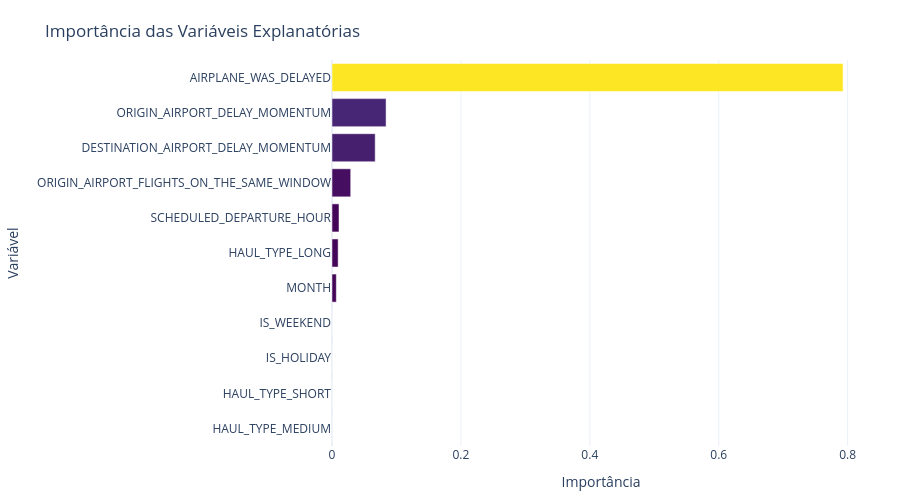

The cell this chart's notebook holds for it:
### Markdown cell above
**Que características aumentam a chance de atraso em um voo?**

### Code cell
def plot_feature_importances(df):
    fig = go.Figure(
        data=[
            go.Bar(
                x=df['Importância'],
                y=df['Variável'],
                orientation='h',
                marker=dict(
                    color=df['Importância'],
                    colorscale='Viridis',
                    showscale=False
                )
            )
        ]
    )
    fig.update_layout(
        title={
            'text': 'Importância das Variáveis Explanatórias',
            'y': 0.95,
            'x': 0.05,
            'xanchor': 'left',
            'yanchor': 'top'
        },
        xaxis_title='Importância',
        yaxis_title='Variável',
        yaxis=dict(autorange='reversed'),
        margin=dict(l=150, r=30, t=60, b=50),
        template='plotly_white',
        height=500
    )
    fig.show()


df_importances = pd.DataFrame({
    'Variável': X.columns,
    'Importância': model.feature_importances_
}).sort_values(by='Importância', ascending=False)

plot_feature_importances(df_importances)

### Figure 1 — Plotly figure (JSON) as saved in the notebook; plotly's stock layout.template omitted (floating-point values rounded to 4 significant figures)
{"data": [{"marker": {"color": [0.793, 0.08389, 0.06701, 0.02902, 0.01088, 0.009544, 0.006703, 0.0, 0.0, 0.0, 0.0], "colorscale": [[0, "#440154"], [0.1111, "#482878"], [0.2222, "#3e4989"], [0.3333, "#31688e"], [0.4444, "#26828e"], [0.5556, "#1f9e89"], [0.6667, "#35b779"], [0.7778, "#6ece58"], [0.8889, "#b5de2b"], [1, "#fde725"]], "showscale": false}, "orientation": "h", "type": "bar", "x": [0.793, 0.08389, 0.06701, 0.02902, 0.01088, 0.009544, 0.006703, 0.0, 0.0, 0.0, 0.0], "y": ["AIRPLANE_WAS_DELAYED", "ORIGIN_AIRPORT_DELAY_MOMENTUM", "DESTINATION_AIRPORT_DELAY_MOMENTUM", "ORIGIN_AIRPORT_FLIGHTS_ON_THE_SAME_WINDOW", "SCHEDULED_DEPARTURE_HOUR", "HAUL_TYPE_LONG", "MONTH", "IS_WEEKEND", "IS_HOLIDAY", "HAUL_TYPE_SHORT", "HAUL_TYPE_MEDIUM"]}], "layout": {"height": 500, "margin": {"b": 50, "l": 150, "r": 30, "t": 60}, "title": {"text": "Importância das Variáveis Explanatórias", "x": 0.05, "xanchor": "left", "y": 0.95, "yanchor": "top"}, "xaxis": {"title": {"text": "Importância"}}, "yaxis": {"autorange": "reversed", "title": {"text": "Variável"}}}}
